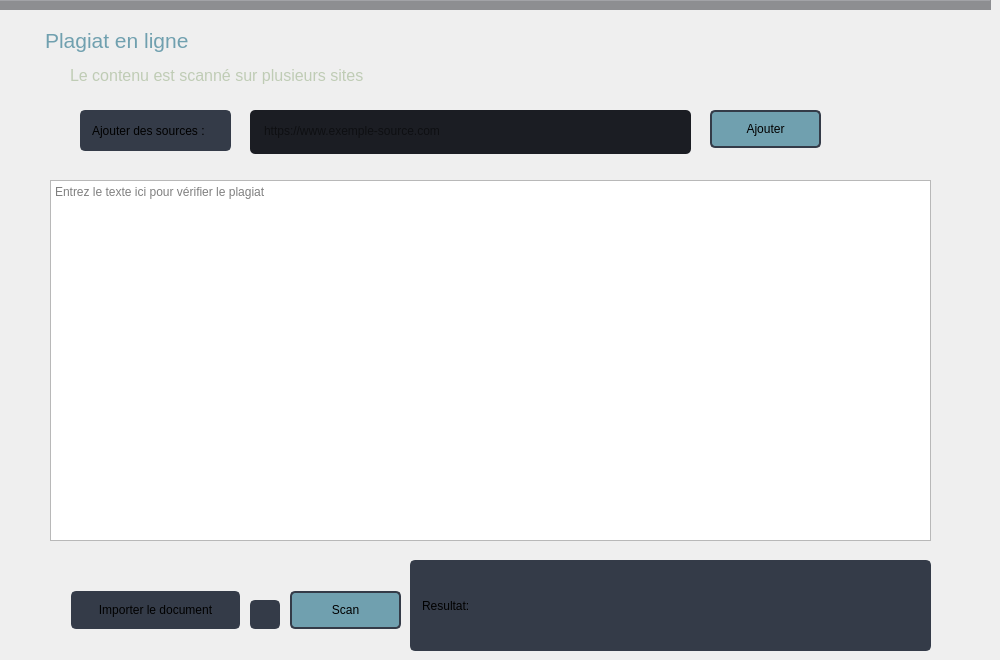
     <widget class="QWidget" name="online">
      <widget class="QPushButton" name="delete_btn1_2">
       <property name="geometry">
        <rect>
         <x>250</x>
         <y>600</y>
         <width>30</width>
         <height>29</height>
        </rect>
       </property>
       <property name="styleSheet">
        <string notr="true">QPushButton {
	border: 2px solid rgb(52, 59, 72);
	border-radius: 5px;	
	background-color: rgb(52, 59, 72);
}
QPushButton:hover {
	background-color: rgb(57, 65, 80);
	border: 2px solid rgb(61, 70, 86);
}
QPushButton:pressed {	
	background-color: rgb(35, 40, 49);
	border: 2px solid rgb(43, 50, 61);
}</string>
       </property>
       <property name="text">
        <string/>
       </property>
       <property name="icon">
        <iconset>
         <normaloff>../pythonProject/icons/icons8-broom-64.png</normaloff>../pythonProject/icons/icons8-broom-64.png</iconset>
       </property>
      </widget>
      <widget class="QPushButton" name="scan_btn_2">
       <property name="geometry">
        <rect>
         <x>290</x>
         <y>591</y>
         <width>111</width>
         <height>38</height>
        </rect>
       </property>
       <property name="font">
        <font>
         <family>Segoe UI</family>
        </font>
       </property>
       <property name="styleSheet">
        <string notr="true">QPushButton {
	border: 2px solid rgb(52, 59, 72);
	border-radius: 5px;	
	background-color: rgb(112, 160, 175);
	padding: 7px;
}
QPushButton:hover {
	
	background-color: rgb(191, 204, 181);
	border: 2px solid rgb(61, 70, 86);
	padding: 7px;
}
QPushButton:pressed {	
	background-color: rgb(35, 40, 49);
	border: 2px solid rgb(43, 50, 61);
	padding: 7px;
}</string>
       </property>
       <property name="text">
        <string>Scan</string>
       </property>
      </widget>
      <widget class="QTextEdit" name="pte1_2">
       <property name="geometry">
        <rect>
         <x>50</x>
         <y>180</y>
         <width>881</width>
         <height>361</height>
        </rect>
       </property>
       <property name="autoFillBackground">
        <bool>false</bool>
       </property>
       <property name="styleSheet">
        <string notr="true">QTextEdit {
	background-color: rgb(27, 29, 35);
	border-radius: 5px;
	padding: 10px;
}
QTextEdit:hover {
	border: 2px solid rgb(64, 71, 88);
}
QTextEdit:focus {
	border: 2px solid rgb(91, 101, 124);
}
	
color: rgb(255, 255, 255);</string>
       </property>
       <property name="placeholderText">
        <string>Entrez le texte ici pour vérifier le plagiat</string>
       </property>
      </widget>
      <widget class="QLabel" name="lb1_2">
       <property name="geometry">
        <rect>
         <x>40</x>
         <y>10</y>
         <width>191</width>
         <height>51</height>
        </rect>
       </property>
       <property name="font">
        <font>
         <family>Segoe UI</family>
         <pointsize>16</pointsize>
         <weight>50</weight>
         <bold>false</bold>
        </font>
       </property>
       <property name="styleSheet">
        <string notr="true">padding-top:10px;
color: rgb(112, 160, 175);</string>
       </property>
       <property name="text">
        <string>Plagiat en ligne</string>
       </property>
      </widget>
      <widget class="QPushButton" name="import_btn1_2">
       <property name="geometry">
        <rect>
         <x>71</x>
         <y>591</y>
         <width>169</width>
         <height>38</height>
        </rect>
       </property>
       <property name="font">
        <font>
         <family>Segoe UI</family>
        </font>
       </property>
       <property name="styleSheet">
        <string notr="true">QPushButton {
	border: 2px solid rgb(52, 59, 72);
	border-radius: 5px;	
	background-color: rgb(52, 59, 72);
	padding: 7px;
}
QPushButton:hover {
	background-color: rgb(57, 65, 80);
	border: 2px solid rgb(61, 70, 86);
	padding: 7px;
}
QPushButton:pressed {	
	background-color: rgb(35, 40, 49);
	border: 2px solid rgb(43, 50, 61);
	padding: 7px;
}</string>
       </property>
       <property name="text">
        <string>Importer le document</string>
       </property>
       <property name="icon">
        <iconset>
         <normaloff>../pythonProject/icons/icons8-import-file-32.png</normaloff>../pythonProject/icons/icons8-import-file-32.png</iconset>
       </property>
      </widget>
      <widget class="QLabel" name="lb2_2">
       <property name="geometry">
        <rect>
         <x>70</x>
         <y>60</y>
         <width>360</width>
         <height>31</height>
        </rect>
       </property>
       <property name="font">
        <font>
         <family>Segoe UI</family>
         <pointsize>12</pointsize>
         <weight>50</weight>
         <bold>false</bold>
        </font>
       </property>
       <property name="styleSheet">
        <string notr="true">color: rgb(191, 204, 181);</string>
       </property>
       <property name="text">
        <string>&lt;html&gt;&lt;head/&gt;&lt;body&gt;&lt;p&gt;Le contenu est scanné sur plusieurs sites&lt;/p&gt;&lt;/body&gt;&lt;/html&gt;</string>
       </property>
      </widget>
      <widget class="Line" name="line">
       <property name="geometry">
        <rect>
         <x>0</x>
         <y>-10</y>
         <width>991</width>
         <height>20</height>
        </rect>
       </property>
       <property name="styleSheet">
        <string notr="true">background-color: rgb(141, 142, 145);</string>
       </property>
       <property name="orientation">
        <enum>Qt::Horizontal</enum>
       </property>
      </widget>
      <widget class="QLabel" name="result_label2">
       <property name="geometry">
        <rect>
         <x>410</x>
         <y>560</y>
         <width>521</width>
         <height>91</height>
        </rect>
       </property>
       <property name="styleSheet">
        <string notr="true">	border: 2px solid rgb(52, 59, 72);
	border-radius: 5px;	
	background-color: rgb(52, 59, 72);
	padding: 7px;</string>
       </property>
       <property name="text">
        <string>Resultat:</string>
       </property>
      </widget>
      <widget class="QLabel" name="result_label_2">
       <property name="geometry">
        <rect>
         <x>80</x>
         <y>110</y>
         <width>151</width>
         <height>41</height>
        </rect>
       </property>
       <property name="styleSheet">
        <string notr="true">	border: 2px solid rgb(52, 59, 72);
	border-radius: 5px;	
	background-color: rgb(52, 59, 72);
	padding: 7px;</string>
       </property>
       <property name="text">
        <string>Ajouter des sources :</string>
       </property>
      </widget>
      <widget class="QTextEdit" name="pte1_3">
       <property name="geometry">
        <rect>
         <x>250</x>
         <y>110</y>
         <width>441</width>
         <height>44</height>
        </rect>
       </property>
       <property name="autoFillBackground">
        <bool>false</bool>
       </property>
       <property name="styleSheet">
        <string notr="true">QTextEdit {
	background-color: rgb(27, 29, 35);
	border-radius: 5px;
	padding: 10px;
}
QTextEdit:hover {
	border: 2px solid rgb(64, 71, 88);
}
QTextEdit:focus {
	border: 2px solid rgb(91, 101, 124);
}
	</string>
       </property>
       <property name="placeholderText">
        <string>https://www.exemple-source.com</string>
       </property>
      </widget>
      <widget class="QPushButton" name="scan_btn_4">
       <property name="geometry">
        <rect>
         <x>710</x>
         <y>110</y>
         <width>111</width>
         <height>38</height>
        </rect>
       </property>
       <property name="font">
        <font>
         <family>Segoe UI</family>
        </font>
       </property>
       <property name="styleSheet">
        <string notr="true">QPushButton {
	border: 2px solid rgb(52, 59, 72);
	border-radius: 5px;	
	background-color: rgb(112, 160, 175);
	padding: 7px;
}
QPushButton:hover {
	
	background-color: rgb(191, 204, 181);
	border: 2px solid rgb(61, 70, 86);
	padding: 7px;
}
QPushButton:pressed {	
	background-color: rgb(35, 40, 49);
	border: 2px solid rgb(43, 50, 61);
	padding: 7px;
}</string>
       </property>
       <property name="text">
        <string>Ajouter</string>
       </property>
      </widget>
     </widget>
